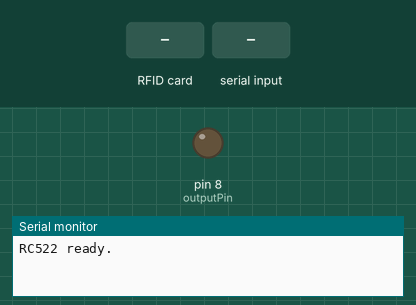
This sketch was run on a simulated Arduino Uno, built with avr-gcc and run on an emulated ATmega328P. On the bench: output pins drawn as LEDs (lit = HIGH), the last lines printed to the serial monitor. The inputs (shaded band) are chosen by the test bench. Pins used as bus, display or sensor lines are not drawn.

Above: at 1.2 s.
1.3 s: RFID card BA FC 6F D5 held to the reader
2.8 s: "true" received over the second serial link
At 3.4 s:
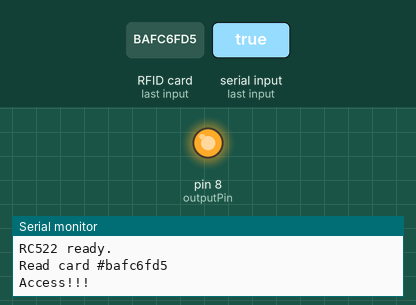
5.3 s: RFID card 9A ED 7B DB held to the reader
7.3 s: "1" received over the second serial link
8.8 s: RFID card 5A F1 4B DB held to the reader
Timing chart, 0 to 11.3 s (numbered marks = the images above; inputs shaded):
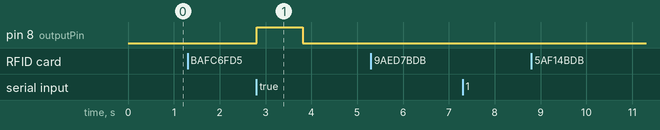

The sketch:

RFID_Access_Servo__RC522.ino
```cpp
#include <SoftwareSerial.h>
#include <SPI.h>
#include <MFRC522.h>

#define SS_PIN 10
#define RST_PIN 9
MFRC522 mfrc522(SS_PIN, RST_PIN);	// Create MFRC522 instance.
SoftwareSerial bt(5, 4); // RX, TX
int outputPin = 8;
String btStringBuffer;
String allowedIDs[] = {
  "bafc6fd5", //karla
  "9aed7bdb", //gochi
  "5af14bdb", //rene
  "a1881db", //ruy
  "4a6d42db", //spiro
  "4aba80db", //gerardo
  "7ad160db", //JC
  "baf831db", //Abraham
  "2aac65dc", //Jey-El
};

void setup() {
  Serial.begin(115200);	// Initialize serial communications with the PC
  bt.begin(9600);
  //btSetup();
  SPI.begin();		// Init SPI bus
  mfrc522.PCD_Init();	// Init MFRC522 card
  Serial.println("RC522 ready.");
  pinMode(outputPin, OUTPUT);
}

void loop() {
  // Look for new cards
  if ( ! mfrc522.PICC_IsNewCardPresent() ) {
    return;
  }

  // Select one of the cards
  if ( ! mfrc522.PICC_ReadCardSerial() ) {
    return;
  }
  checkAccess();
  if( bt.available() ) {
    while( bt.available() ) {
      btStringBuffer += (char)bt.read();
    }
  }
  Serial.println(btStringBuffer);
}

void checkAccess() {
  // Dump UID
  String cardID = "";
  Serial.print("Read card #");
  for(byte i = 0; i < mfrc522.uid.size; i++) {
    //cardKey += String(mfrc522.uid.uidByte[i] < 0x10 ? " 0" : " ");
    cardID += String(mfrc522.uid.uidByte[i], HEX);
  }
  Serial.println(cardID);

  // Send ID request to Internet
  bt.println(cardID);

  // Wait for response
  while( ! bt.available() ) {}

  if( bt.available() ) {
    while( bt.available() ) {
      btStringBuffer += (char)bt.read();
    }
  }
    // "bafc6fd5"
  if (btStringBuffer == "true") {
    Serial.println("Access!!!");
    bt.println("Access!!!");

    //myservo.write(180);
    beep(true);
    delay(2000);
    //myservo.write(0);
  } else {
    Serial.println("Access NOT ALLOWED.");
    bt.println("Access NOT ALLOWED.");
    //beep(false);
  }
  btStringBuffer= "";
  bt.flush();
}

void btSetup() {
  // Starts AT command state
  bt.println("AT");
  // Perform synchronous communication
  while( bt.available() ) {
    Serial.println(bt.read());
  }
  // Sets device name
  bt.println("AT+NAME=DOOR-729");
  while( bt.available() ) {
    Serial.println(bt.read());
  }
  // Sets device PIN
  bt.println("AT+PSWD=2274");
  while( bt.available() ) {
    Serial.println(bt.read());
  }
}

void beep(boolean access) {
  switch (access) {
    case true:
      digitalWrite(outputPin, HIGH);
      delay(1000);
      digitalWrite(outputPin, LOW);
      break;
    case false:
      digitalWrite(outputPin, HIGH);
      delay(100);
      digitalWrite(outputPin, LOW);
      delay(100);
      digitalWrite(outputPin, HIGH);
      delay(100);
      digitalWrite(outputPin, LOW);
      delay(100);
      digitalWrite(outputPin, HIGH);
      delay(100);
      digitalWrite(outputPin, LOW);
      break;
  }
}
```

Measured:
- after the input at 2.8 s, pin 8 (outputPin): LOW → HIGH at once, → LOW 1.0 s later
